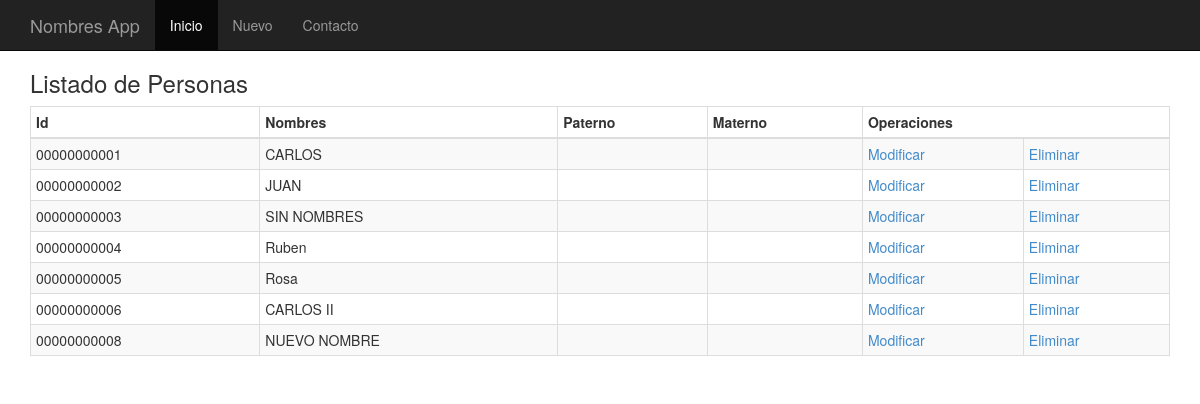
The page / on the database its author committed.
### tables this page shows
CREATE TABLE IF NOT EXISTS `persona` (
  `persona_id` int(11) unsigned zerofill NOT NULL AUTO_INCREMENT,
  `nombres` varchar(35) NOT NULL,
  `fecha_registro` timestamp NOT NULL DEFAULT CURRENT_TIMESTAMP,
  `fecha_actualizacion` datetime NOT NULL,
  PRIMARY KEY (`persona_id`)
);

### index.php (the view, shortened to what this page needs)
<?php
  include_once("cabecera.php");
  include_once("menu.php");
  include_once("constante.php");
?>
	<h3>Listado de Personas</h3>
	<table class="table table-striped table-bordered table-hover table-condensed">
		<thead>
			<th>Id</th>
			<th>Nombres</th>
			<th>Paterno</th>
			<th>Materno</th>
			<th colspan="2">Operaciones</th>
		</thead>
<?php
		$vSQL	=	"SELECT p.* "
				.	"FROM persona p ";
		$resultado = $db_phpmysql->query($vSQL);
		while ($fila = $resultado->fetch_assoc()) {
?>
			<tr>
				<td><?=$fila['persona_id']?></td>
				<td><?=$fila['nombres']?></td>
				<td></td>
				<td></td>
				<td> <a href="persona_modificar_formulario.php?id=<?=$fila['persona_id']?>">Modificar</a> </td>
				<td> <a href="persona_eliminar.php?id=<?=$fila['persona_id']?>">Eliminar</a> </td>
			</tr>
<?php
		}
?>
	</table>

### cabecera.php (shortened to what this page needs)
<!DOCTYPE html>
<html lang="en">
  <head>
    <link href="assets/css/bootstrap.css" rel="stylesheet">
    <link href="starter-template.css" rel="stylesheet">
  </head>
  <body>

### menu.php (shortened to what this page needs)
<div class="navbar navbar-inverse navbar-fixed-top">
  <div class="container">
    <div class="navbar-header">
      <a class="navbar-brand" href="#">Nombres App</a>
    </div>
    <div class="collapse navbar-collapse">
      <ul class="nav navbar-nav">
        <li class="active"><a href="/">Inicio</a></li>
        <li><a href="persona_nuevo_formulario.php">Nuevo</a></li>
        <li><a href="#contact" id="a-contacto">Contacto</a></li>
      </ul>
    </div>
  </div>
</div>
<div class="container">

### starter-template.css (style rules this page uses)
body { padding-top: 50px; }

### rows shown on the page
persona: persona_id "00000000001", nombres "CARLOS"
persona: persona_id "00000000002", nombres "JUAN"
persona: persona_id "00000000003", nombres "SIN NOMBRES"
persona: persona_id "00000000004", nombres "Ruben"
persona: persona_id "00000000005", nombres "Rosa"
persona: persona_id "00000000006", nombres "CARLOS II"
persona: persona_id "00000000008", nombres "NUEVO NOMBRE"
